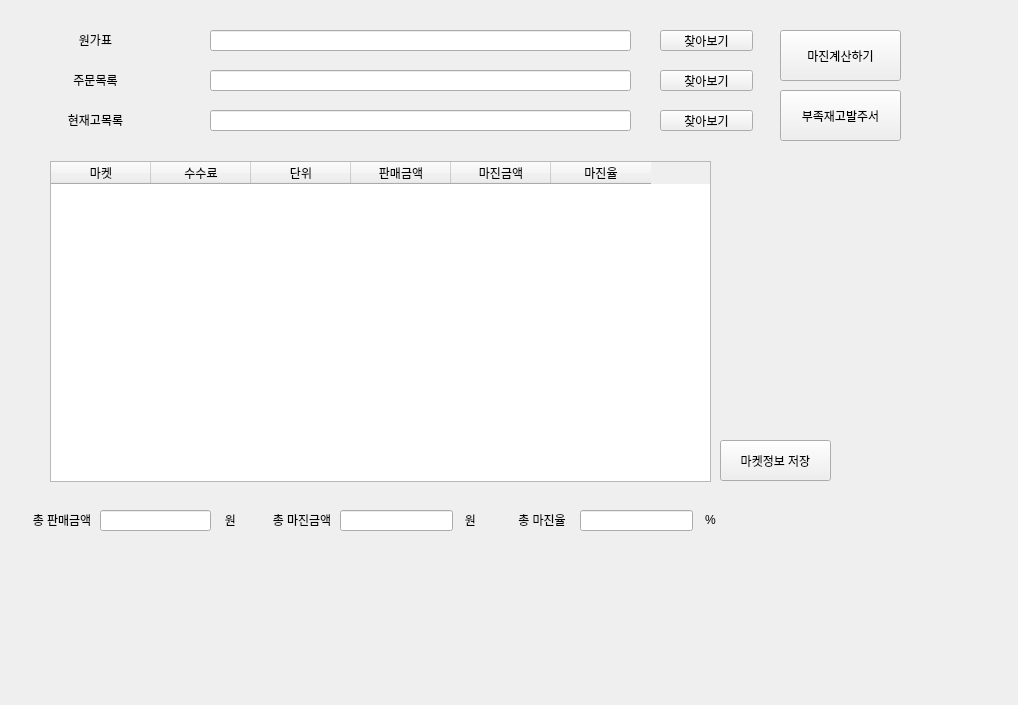
<?xml version="1.0" encoding="UTF-8"?>
<ui version="4.0">
 <class>Form</class>
 <widget class="QWidget" name="Form">
  <property name="geometry">
   <rect>
    <x>0</x>
    <y>0</y>
    <width>1018</width>
    <height>705</height>
   </rect>
  </property>
  <property name="windowTitle">
   <string>Form</string>
  </property>
  <widget class="QPushButton" name="btn_cal">
   <property name="geometry">
    <rect>
     <x>780</x>
     <y>30</y>
     <width>121</width>
     <height>51</height>
    </rect>
   </property>
   <property name="text">
    <string>마진계산하기</string>
   </property>
  </widget>
  <widget class="QPushButton" name="pushButton_order">
   <property name="geometry">
    <rect>
     <x>660</x>
     <y>70</y>
     <width>93</width>
     <height>21</height>
    </rect>
   </property>
   <property name="text">
    <string>찾아보기</string>
   </property>
  </widget>
  <widget class="QLabel" name="label">
   <property name="geometry">
    <rect>
     <x>30</x>
     <y>30</y>
     <width>131</width>
     <height>21</height>
    </rect>
   </property>
   <property name="text">
    <string>&lt;html&gt;&lt;head/&gt;&lt;body&gt;&lt;p align=&quot;center&quot;&gt;원가표&lt;/p&gt;&lt;/body&gt;&lt;/html&gt;</string>
   </property>
  </widget>
  <widget class="QLabel" name="label_2">
   <property name="geometry">
    <rect>
     <x>50</x>
     <y>70</y>
     <width>91</width>
     <height>21</height>
    </rect>
   </property>
   <property name="text">
    <string>&lt;html&gt;&lt;head/&gt;&lt;body&gt;&lt;p align=&quot;center&quot;&gt;주문목록&lt;/p&gt;&lt;/body&gt;&lt;/html&gt;</string>
   </property>
  </widget>
  <widget class="QLabel" name="label_15">
   <property name="geometry">
    <rect>
     <x>30</x>
     <y>510</y>
     <width>64</width>
     <height>21</height>
    </rect>
   </property>
   <property name="text">
    <string>&lt;html&gt;&lt;head/&gt;&lt;body&gt;&lt;p align=&quot;center&quot;&gt;총 판매금액&lt;/p&gt;&lt;/body&gt;&lt;/html&gt;</string>
   </property>
  </widget>
  <widget class="QLabel" name="label_16">
   <property name="geometry">
    <rect>
     <x>270</x>
     <y>510</y>
     <width>64</width>
     <height>21</height>
    </rect>
   </property>
   <property name="text">
    <string>&lt;html&gt;&lt;head/&gt;&lt;body&gt;&lt;p align=&quot;center&quot;&gt;총 마진금액&lt;/p&gt;&lt;/body&gt;&lt;/html&gt;</string>
   </property>
  </widget>
  <widget class="QLabel" name="label_17">
   <property name="geometry">
    <rect>
     <x>510</x>
     <y>510</y>
     <width>64</width>
     <height>21</height>
    </rect>
   </property>
   <property name="text">
    <string>&lt;html&gt;&lt;head/&gt;&lt;body&gt;&lt;p align=&quot;center&quot;&gt;총 마진율&lt;/p&gt;&lt;/body&gt;&lt;/html&gt;</string>
   </property>
  </widget>
  <widget class="QLabel" name="label_18">
   <property name="geometry">
    <rect>
     <x>220</x>
     <y>510</y>
     <width>21</width>
     <height>21</height>
    </rect>
   </property>
   <property name="frameShape">
    <enum>QFrame::NoFrame</enum>
   </property>
   <property name="text">
    <string>&lt;html&gt;&lt;head/&gt;&lt;body&gt;&lt;p align=&quot;center&quot;&gt;원&lt;/p&gt;&lt;/body&gt;&lt;/html&gt;</string>
   </property>
  </widget>
  <widget class="QLabel" name="label_19">
   <property name="geometry">
    <rect>
     <x>460</x>
     <y>510</y>
     <width>21</width>
     <height>21</height>
    </rect>
   </property>
   <property name="frameShape">
    <enum>QFrame::NoFrame</enum>
   </property>
   <property name="text">
    <string>&lt;html&gt;&lt;head/&gt;&lt;body&gt;&lt;p align=&quot;center&quot;&gt;원&lt;/p&gt;&lt;/body&gt;&lt;/html&gt;</string>
   </property>
  </widget>
  <widget class="QLabel" name="label_20">
   <property name="geometry">
    <rect>
     <x>700</x>
     <y>510</y>
     <width>21</width>
     <height>21</height>
    </rect>
   </property>
   <property name="text">
    <string>&lt;html&gt;&lt;head/&gt;&lt;body&gt;&lt;p align=&quot;center&quot;&gt;%&lt;/p&gt;&lt;/body&gt;&lt;/html&gt;</string>
   </property>
  </widget>
  <widget class="QLineEdit" name="lineEdit_order">
   <property name="geometry">
    <rect>
     <x>210</x>
     <y>70</y>
     <width>421</width>
     <height>21</height>
    </rect>
   </property>
  </widget>
  <widget class="QLineEdit" name="lineEdit_sell">
   <property name="geometry">
    <rect>
     <x>100</x>
     <y>510</y>
     <width>111</width>
     <height>21</height>
    </rect>
   </property>
  </widget>
  <widget class="QLineEdit" name="lineEdit_margin">
   <property name="geometry">
    <rect>
     <x>340</x>
     <y>510</y>
     <width>113</width>
     <height>21</height>
    </rect>
   </property>
  </widget>
  <widget class="QLineEdit" name="lineEdit_marginfee">
   <property name="geometry">
    <rect>
     <x>580</x>
     <y>510</y>
     <width>113</width>
     <height>21</height>
    </rect>
   </property>
  </widget>
  <widget class="QLineEdit" name="lineEdit_snack">
   <property name="geometry">
    <rect>
     <x>210</x>
     <y>30</y>
     <width>421</width>
     <height>21</height>
    </rect>
   </property>
  </widget>
  <widget class="QPushButton" name="pushButton_snack">
   <property name="geometry">
    <rect>
     <x>660</x>
     <y>30</y>
     <width>93</width>
     <height>21</height>
    </rect>
   </property>
   <property name="text">
    <string>찾아보기</string>
   </property>
  </widget>
  <widget class="QTableWidget" name="table_market">
   <property name="geometry">
    <rect>
     <x>50</x>
     <y>161</y>
     <width>661</width>
     <height>321</height>
    </rect>
   </property>
   <column>
    <property name="text">
     <string>마켓</string>
    </property>
   </column>
   <column>
    <property name="text">
     <string>수수료</string>
    </property>
   </column>
   <column>
    <property name="text">
     <string>단위</string>
    </property>
   </column>
   <column>
    <property name="text">
     <string>판매금액</string>
    </property>
   </column>
   <column>
    <property name="text">
     <string>마진금액</string>
    </property>
   </column>
   <column>
    <property name="text">
     <string>마진율</string>
    </property>
   </column>
  </widget>
  <widget class="QPushButton" name="pushButton_save">
   <property name="geometry">
    <rect>
     <x>720</x>
     <y>440</y>
     <width>111</width>
     <height>41</height>
    </rect>
   </property>
   <property name="text">
    <string>마켓정보 저장</string>
   </property>
  </widget>
  <widget class="QPushButton" name="pushButton_stock">
   <property name="enabled">
    <bool>true</bool>
   </property>
   <property name="geometry">
    <rect>
     <x>660</x>
     <y>110</y>
     <width>93</width>
     <height>21</height>
    </rect>
   </property>
   <property name="text">
    <string>찾아보기</string>
   </property>
  </widget>
  <widget class="QLabel" name="label_4">
   <property name="enabled">
    <bool>true</bool>
   </property>
   <property name="geometry">
    <rect>
     <x>50</x>
     <y>110</y>
     <width>91</width>
     <height>21</height>
    </rect>
   </property>
   <property name="text">
    <string>&lt;html&gt;&lt;head/&gt;&lt;body&gt;&lt;p align=&quot;center&quot;&gt;현재고목록&lt;/p&gt;&lt;/body&gt;&lt;/html&gt;</string>
   </property>
  </widget>
  <widget class="QLineEdit" name="lineEdit_stock">
   <property name="enabled">
    <bool>true</bool>
   </property>
   <property name="geometry">
    <rect>
     <x>210</x>
     <y>110</y>
     <width>421</width>
     <height>21</height>
    </rect>
   </property>
  </widget>
  <widget class="QPushButton" name="btn_stockorder">
   <property name="enabled">
    <bool>true</bool>
   </property>
   <property name="geometry">
    <rect>
     <x>780</x>
     <y>90</y>
     <width>121</width>
     <height>51</height>
    </rect>
   </property>
   <property name="text">
    <string>부족재고발주서</string>
   </property>
  </widget>
 </widget>
 <resources/>
 <connections/>
</ui>
